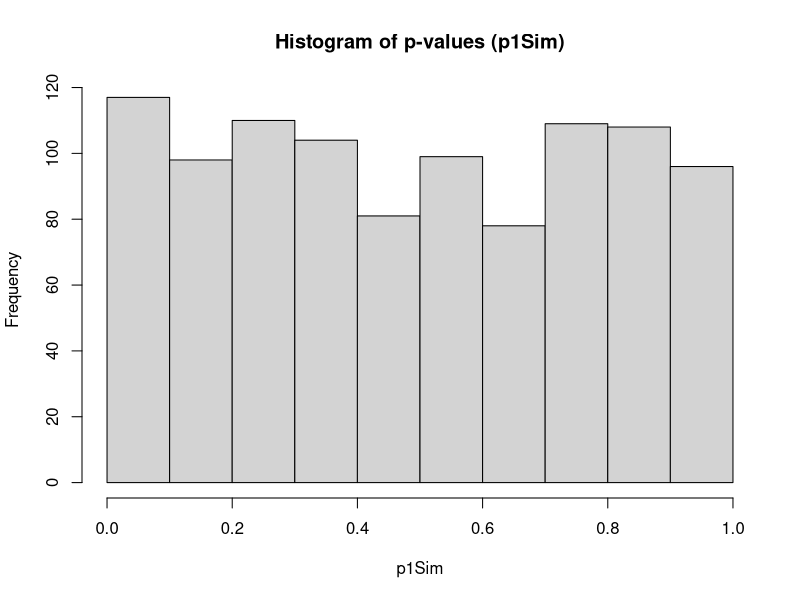
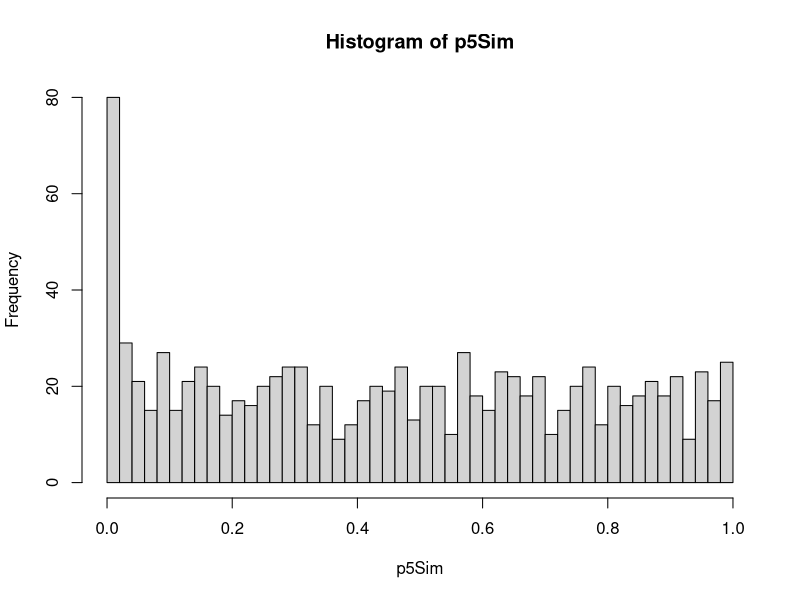
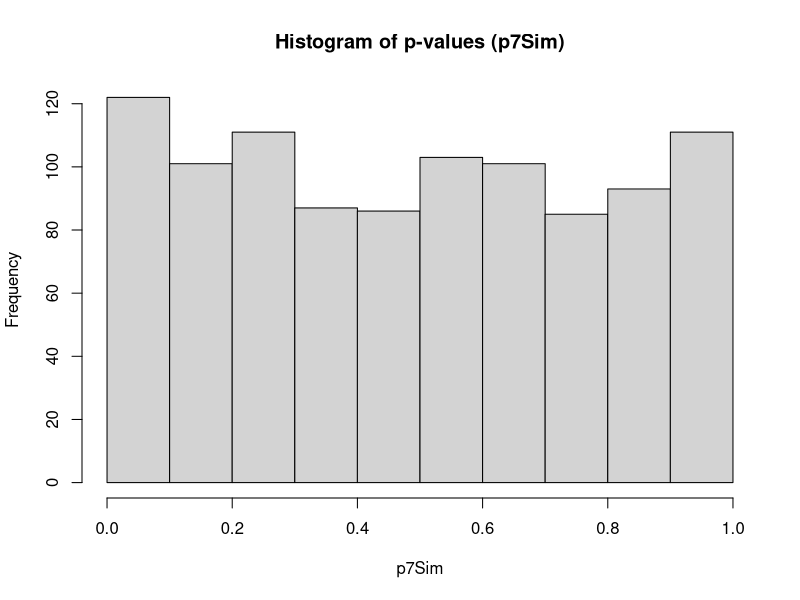
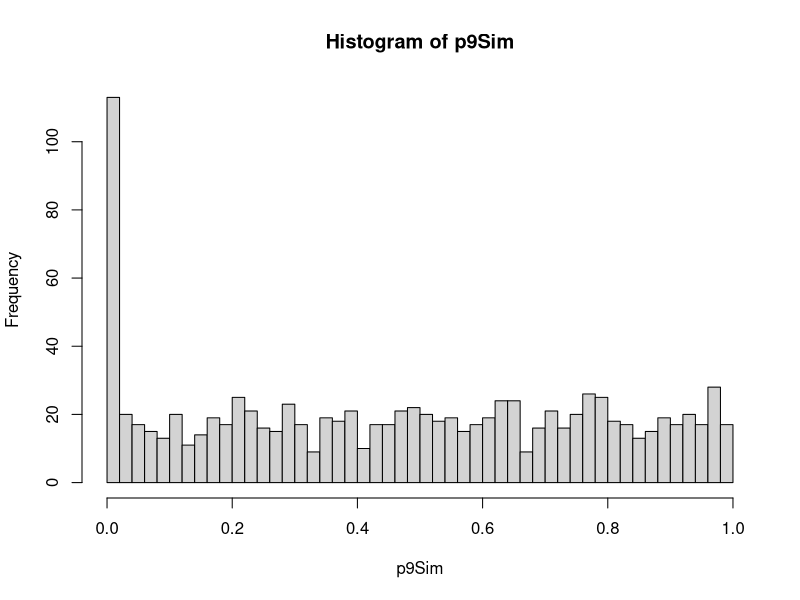
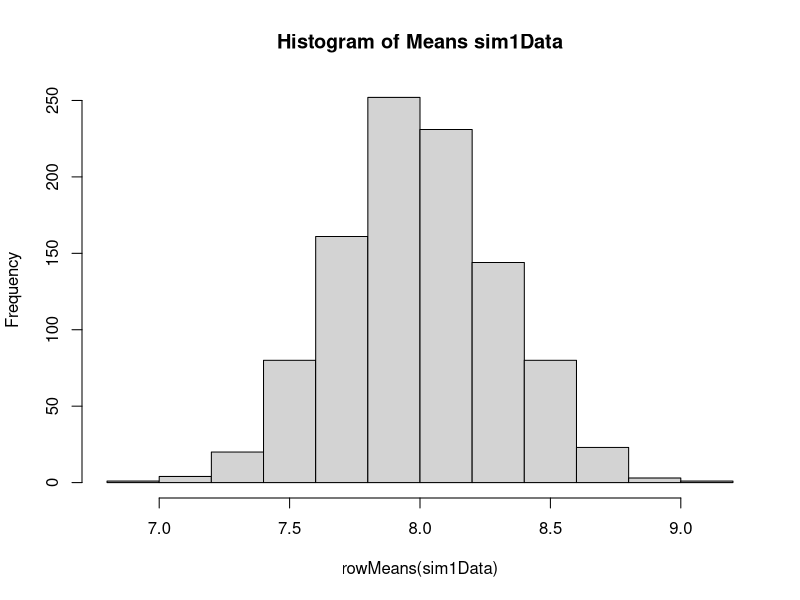
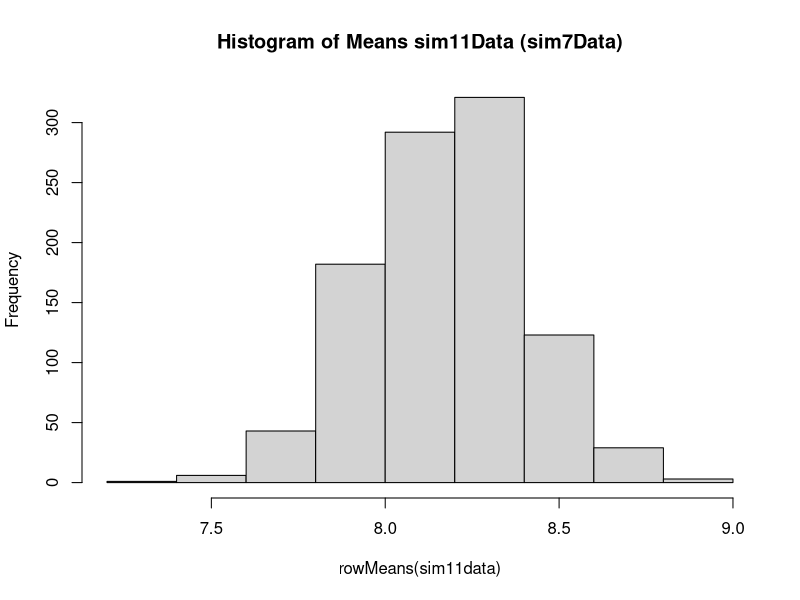
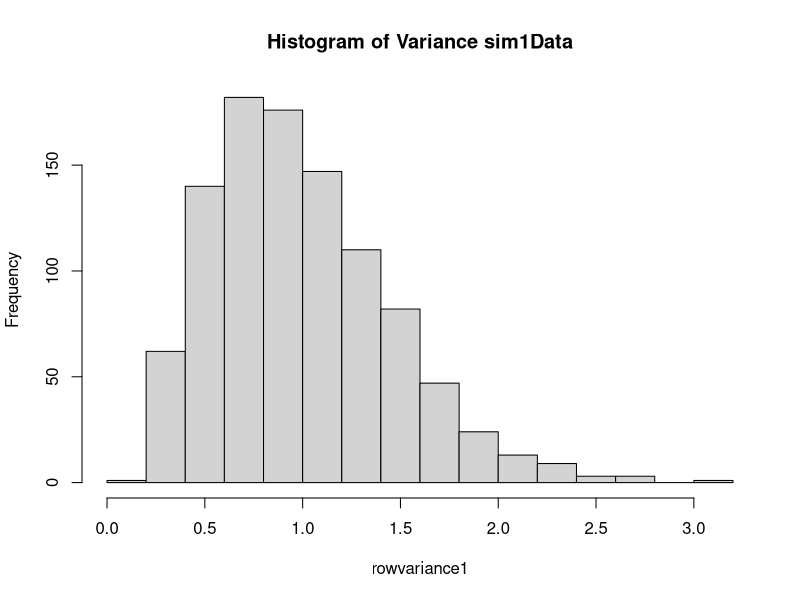
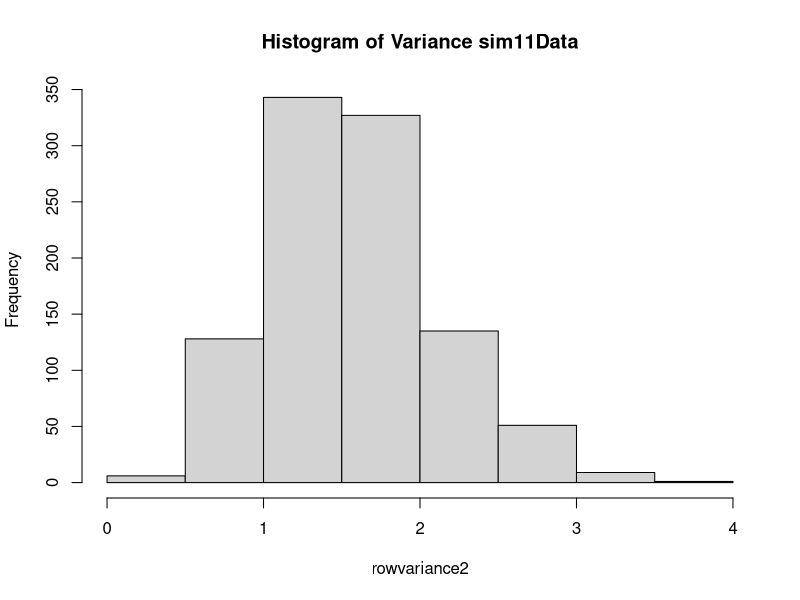

The R source for these figures, in order:
## ---- chunk 1
library(qvalue)
## ---- chunk 2
tp=function(x,trt) t.test(x~trt)$p.value
## ---- chunk 3
p <-c(runif(1000))
## ---- chunk 4
mean(p)
## ---- chunk 5
mean(p>0.5)
## ---- chunk 6
mean(p[p>0.5])
## ---- chunk 7
pi0PC=function(x) 2 * mean(x)
## ---- chunk 8
pi0s=function(x) pi0est(p, lambda = 0.5)
## ---- chunk 9
nSamp=5
nGene=1000
mu=8
sig=1
control=matrix(rnorm(nSamp*nGene,mean=mu,sd=sig),nrow=nGene)
treated=matrix(rnorm(nSamp*nGene,mean=mu,sd=sig),nrow=nGene)
sim1Data=cbind(control,treated)
head(sim1Data)
## ---- chunk 10
treatments=c(rep("C",nSamp),rep("T",nSamp))
table(treatments)
## ---- chunk 11
p1Sim=apply(sim1Data,1,tp,treatments)
qvalp1Sim=qvalue(p1Sim)$qvalue
qvalp1sim1=qvalp1Sim
## ---- chunk 12
hist(p1Sim, main = "Histogram of p-values (p1Sim)")
## ---- chunk 13
sum(p1Sim < 0.05)
## ---- chunk 14
nSamp=5
nGene=1000
mu=8
sig=1
control=matrix(rnorm(nSamp*nGene,mean=mu,sd=sig),nrow=nGene)
treated=matrix(rnorm(nSamp*nGene,mean=mu,sd=sig),nrow=nGene)
sim2Data=cbind(control,treated)
head(sim2Data)
p2Sim=apply(sim2Data,1,tp,treatments)
qval1=qvalue(p2Sim)$qvalue
qval2= sum(qval1 < 0.05)
## ---- chunk 15
nDiff=100
delta=2.024438
DEgenes=matrix(rnorm(nDiff*nSamp,mean=mu+delta,sd=sig),nrow=nDiff)
treated2=rbind(DEgenes,treated[101:1000,])
sim5Data=cbind(control,treated2)
## ---- chunk 16
t.test(control, treated2)
p5Sim=apply(sim5Data,1,tp,treatments)
## ---- chunk 17
hist(p5Sim, nclass=50)
## ---- chunk 18
pval1=p5Sim[1:100]
pvalbon1=p.adjust(p5Sim, method = "bonferroni")
qval2=qvalue(p5Sim)$qvalue
qval3=sum(qval2[101:1000] < 0.05)
pvalBH=p.adjust(p5Sim, method = "BH")
pvalBH1= sum(pvalBH[101:1000] < 0.05)
## ---- chunk 19
nDiff=100
delta=2.024438
DE2genes=matrix(rnorm(nDiff*nSamp,mean=mu+delta,sd=sig),nrow=nDiff)
treated3=rbind(DE2genes,treated[101:1000,])
sim6Data=cbind(control,treated3)
p6Sim=apply(sim6Data,1,tp,treatments)
pval6sim=p6Sim[1:100]
pvalbon6sim=p.adjust(p6Sim, method = "bonferroni")
qval6sim=qvalue(p6Sim)$qvalue
qval6sim2=sum(qval6sim[101:1000] < 0.05)
pvalBH6sim1=p.adjust(p6Sim, method = "BH")
pvalBH6sim2= sum(pvalBH6sim1[101:1000] < 0.05)
## ---- chunk 20
nSamp2=10
nGene2=1000
control2=matrix(rnorm(nSamp2*nGene2,mean=mu,sd=sig),nrow=nGene2)
treated10=matrix(rnorm(nSamp2*nGene2,mean=mu,sd=sig),nrow=nGene2)
sim7Data=cbind(control2,treated10)
head(sim7Data)
treatment2=c(rep("C",nSamp2),rep("T",nSamp2))
table(treatment2)
p7Sim=apply(sim7Data,1,tp,treatment2)
## ---- chunk 21
hist(p7Sim, main = "Histogram of p-values (p7Sim)")
## ---- chunk 22
sum(p7Sim < 0.05)
## ---- chunk 23
# Declaring variables for calculating FDP
pval7Sim=p7Sim[1:100]
pvalbon7Sim=p.adjust(p7Sim, method = "bonferroni")
qval7Sim=qvalue(p7Sim)$qvalue
qval7Sim2=sum(qval7Sim[101:1000] < 0.05)
pvalBH7Sim=p.adjust(p7Sim, method = "BH")
pvalBH7Sim2= sum(pvalBH7Sim[101:1000] < 0.05)
## ---- chunk 24
nSamp3=10
nGene3=1000
control3=matrix(rnorm(nSamp3*nGene3,mean=mu,sd=sig),nrow=nGene3)
treated4=matrix(rnorm(nSamp3*nGene3,mean=mu,sd=sig),nrow=nGene3)
sim8Data=cbind(control3,treated4)
head(sim8Data)
treatment3=c(rep("C",nSamp3),rep("T",nSamp3))
table(treatment3)
p8Sim=apply(sim8Data,1,tp,treatment3)
## ---- chunk 25
nDiff2=100
delta=2.024438
DEgenes4=matrix(rnorm(nDiff2*nSamp3,mean=mu+delta,sd=sig),nrow=nDiff2)
treatment5=rbind(DEgenes4,treated4[101:1000,])
treatments2=c(rep("C",nSamp3),rep("T",nSamp3))
sim9Data=cbind(control3,treatment5)
p9Sim=apply(sim9Data,1,tp,treatments2)
pval9Sim=p9Sim[1:100]
pvalbon9Sim=p.adjust(p9Sim, method = "bonferroni")
qval9Sim=qvalue(p9Sim)$qvalue
qval9Sim2=sum(qval9Sim[101:1000] < 0.05)
pvalBH9Sim=p.adjust(p9Sim, method = "BH")
pvalBH9Sim2= sum(pvalBH9Sim[101:1000] < 0.05)

## ---- chunk 26
t.test(sim9Data)

## ---- chunk 27
hist(p9Sim, nclass=50)
## ---- chunk 28
nSamp5=10
nGene5=1000
control5=matrix(rnorm(nSamp5*nGene5,mean=mu,sd=sig),nrow=nGene5)
treated5=matrix(rnorm(nSamp5*nGene5,mean=mu,sd=sig),nrow=nGene5)
treatment6=c(rep("C",nSamp3),rep("T",nSamp3))
nDiff=100
delta=2.024438
DEgenes5=matrix(rnorm(nDiff*nSamp5,mean=mu+delta,sd=sig),nrow=nDiff)
treated5=rbind(DEgenes5,treated5[101:1000,])
sim10Data=cbind(control5,treated5)
p10Sim=apply(sim10Data,1,tp,treatment6)

# Variables for calculating FPD/FNP
pval10Sim=p10Sim[1:100]
pvalbon10Sim=p.adjust(p10Sim, method = "bonferroni")
qval10Sim=qvalue(p10Sim)$qvalue
qval10Sim2=sum(qval10Sim[101:1000] < 0.05)
pvalBH10Sim=p.adjust(p10Sim, method = "BH")
pvalBH10Sim2= sum(pvalBH10Sim[101:1000] < 0.05)
## ---- chunk 29
nSamp=5
noiseT=matrix(rnorm(nSamp*nGene,mean=8,sd=sqrt(0.5)),nr=nGene, nc=nSamp,byrow=T)
noiseC=matrix(rnorm(nSamp*nGene,mean=8,sd=sqrt(0.5)),nr=nGene, nc=nSamp,byrow=T)
clustT= matrix(rnorm(nSamp,sd=sqrt(0.5)),nr=nGene, nc=nSamp,byrow=T) 
clustC=matrix(rnorm(nSamp,sd=sqrt(0.5)),nr=nGene, nc=nSamp,byrow=T)
sim11data=cbind((noiseT+clustT),(noiseC+clustC))
## ---- chunk 30
hist(rowMeans(sim1Data),main = "Histogram of Means sim1Data")
## ---- chunk 31
hist(rowMeans(sim11data), main = "Histogram of Means sim11Data (sim7Data)")
## ---- chunk 32
rowvariance1=apply(sim1Data,1,var)
hist(rowvariance1, main = "Histogram of Variance sim1Data")
## ---- chunk 33
rowvariance2=apply(sim11data,1,var)
hist(rowvariance2, main = "Histogram of Variance sim11Data")
## ---- chunk 34
p11Sim=apply(sim11data,1,tp,treatments)
t.test(sim11data)
## ---- chunk 35
hist(p11Sim)
hist(p1Sim)
## ---- chunk 36
nSamp=5
noiseT1=matrix(rnorm(nSamp*nGene,mean=8,sd=sqrt(0.5)),nr=nGene, nc=nSamp,byrow=T)
noiseC1=matrix(rnorm(nSamp*nGene,mean=8,sd=sqrt(0.5)),nr=nGene, nc=nSamp,byrow=T)
clustT1= matrix(rnorm(nSamp,sd=sqrt(0.5)),nr=nGene, nc=nSamp,byrow=T) 
clustC1=matrix(rnorm(nSamp,sd=sqrt(0.5)),nr=nGene, nc=nSamp,byrow=T)
sim12data=cbind((noiseT1+clustT1),(noiseC1+clustC1))
## ---- chunk 37
nSamp=5
noiseT2=matrix(rnorm(nSamp*nGene,mean=8,sd=sqrt(0.5)),nr=nGene, nc=nSamp,byrow=T)
noiseC2=matrix(rnorm(nSamp*nGene,mean=8,sd=sqrt(0.5)),nr=nGene, nc=nSamp,byrow=T)
clustT2= matrix(rnorm(nSamp,sd=sqrt(0.5)),nr=nGene, nc=nSamp,byrow=T) 
clustC2=matrix(rnorm(nSamp,sd=sqrt(0.5)),nr=nGene, nc=nSamp,byrow=T)
sim13data=cbind((noiseT2+clustT2),(noiseC2+clustC2))
## ---- chunk 38
p12Sim=apply(sim12data,1,tp,treatments)
t.test(sim13data)
## ---- chunk 39
p13Sim=apply(sim13data,1,tp,treatments)
t.test(sim13data)
## ---- chunk 40
hist(p12Sim)
## ---- chunk 41
hist(p13Sim)
## ---- chunk 42
sessionInfo()
